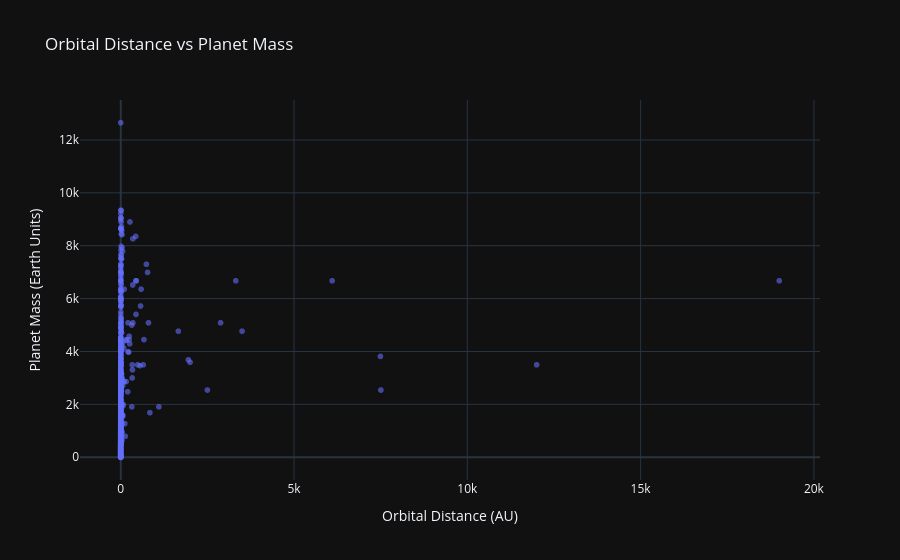

Notebook code cell kept with this figure:
### Code cell
fig = px.scatter(
    initial_df,
    x='planet_orb_distance',
    y='planet_mass_earth',
    title="Orbital Distance vs Planet Mass",
    labels={
        'planet_orb_distance': 'Orbital Distance (AU)',
        'planet_mass_earth': 'Planet Mass (Earth Units)'
    },
    opacity=0.6
)

fig.update_layout(template='plotly_dark')
fig.show()

#The exoplanet population is dominated by low-mass and gas-giant planets, with Earth-like masses representing a very small fraction of the dataset

### Figure 1 — Plotly figure (JSON) as saved in the notebook; plotly's stock layout.template omitted (floating-point values rounded to 4 significant figures; data arrays with more than 128 entries replaced by an {"elided": "..."} marker saying what was removed)
{"data": [{"hovertemplate": "Orbital Distance (AU)=%{x}<br>Planet Mass (Earth Units)=%{y}<extra></extra>", "legendgroup": "", "marker": {"color": "#636efa", "opacity": 0.6, "symbol": "circle"}, "mode": "markers", "name": "", "showlegend": false, "type": "scattergl", "x": {"elided": "6042 float values"}, "xaxis": "x", "y": {"elided": "6042 float values"}, "yaxis": "y"}], "layout": {"legend": {"tracegroupgap": 0}, "title": {"text": "Orbital Distance vs Planet Mass"}, "xaxis": {"anchor": "y", "domain": [0, 1], "title": {"text": "Orbital Distance (AU)"}}, "yaxis": {"anchor": "x", "domain": [0, 1], "title": {"text": "Planet Mass (Earth Units)"}}}}
